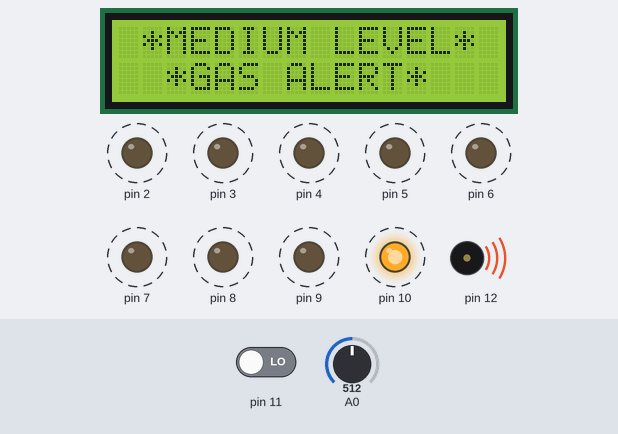
The sketch below on a simulated Arduino Uno, built with avr-gcc and run on an emulated ATmega328P. Shown: 16×2 character LCD, output pins drawn as LEDs (lit = HIGH), buzzer (waves = sounding). Dashed ring = blinking. The test bench sets the inputs (shaded band); at power-on: A0 = 512, pin 11 LOW.

Above: at 1.2 s.
1.3 s: A0 set to 419
At 1.54 s:
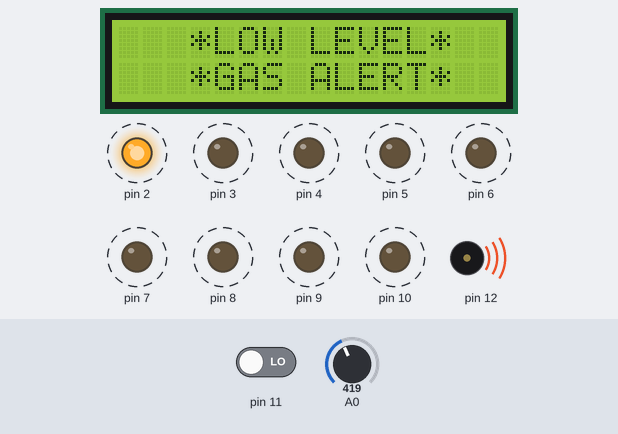
3.2 s: A0 set to 391
At 4.5 s:
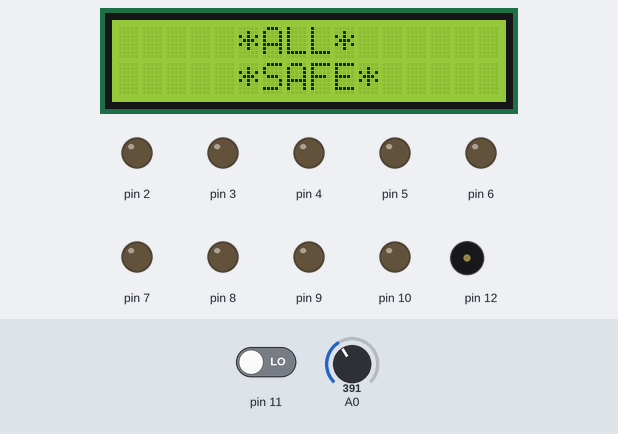
5.3 s: pin 11 driven HIGH
At 5.46 s:
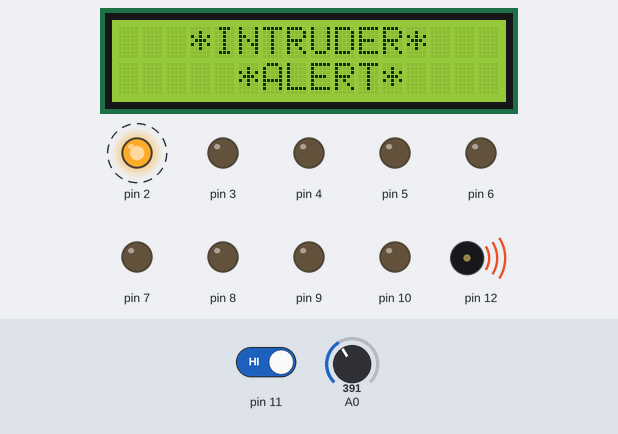
7.2 s: A0 set to 560
At 9.68 s:
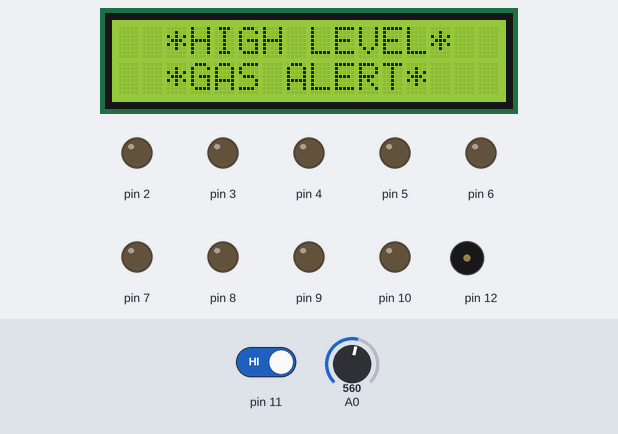
10.4 s: A0 set to 440
12.0 s: A0 set to 390
Timing chart, 0 to 14.6 s (numbered marks = the images above; inputs shaded):
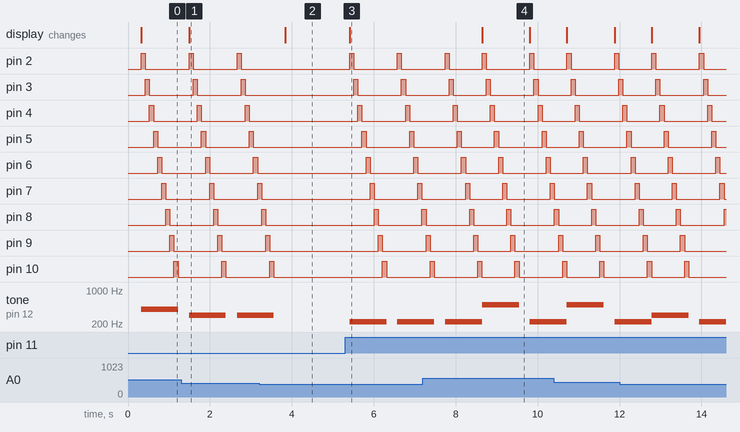

The sketch:

ProiectAD_SISTEM_DE_ALARMA.ino
```cpp
#include <LiquidCrystal.h>

int pirsensor = 0;
int gassensor = 0;
LiquidCrystal lcd(13, A1, A2, A3, A4, A5);

void setup()
{
  //-------------------------Leds-----------------------------
  pinMode(1, OUTPUT);
  pinMode(2, OUTPUT);
  pinMode(3, OUTPUT);
  pinMode(4, OUTPUT);
  pinMode(5, OUTPUT);
  pinMode(6, OUTPUT);
  pinMode(7, OUTPUT);
  pinMode(8, OUTPUT);
  pinMode(9, OUTPUT);
  pinMode(10, OUTPUT);

  //-----------------------PIR sensor-------------------------
  pinMode(11, INPUT);

  //-----------------------Gas sensor-------------------------
  Serial.begin(9600);

  //--------------------------Piezo---------------------------
  pinMode(12, OUTPUT);

  //---------------------------LCD----------------------------
  lcd.begin(16, 2);
}

void loop()
{
  //----------------delay for BIBO BIBO effect----------------
  delay(250);

  pirsensor = digitalRead(11);
  gassensor = analogRead(A0);

  //--------------PIR sensor for motion detection-------------
  //---------------------Piezo sound: 220---------------------
  if (pirsensor == HIGH)
  {
    lcd.clear();
    lcd.setCursor(3, 0);
    lcd.print("*INTRUDER*");
    lcd.setCursor(5, 1);
    lcd.print("*ALERT*");

    tone(12, 220, 900);
    digitalWrite(2, HIGH);
    delay(100);
    digitalWrite(2, LOW);
    digitalWrite(3, HIGH);
    delay(100);
    digitalWrite(3, LOW);
    digitalWrite(4, HIGH);
    delay(100);
    digitalWrite(4, LOW);
    digitalWrite(5, HIGH);
    delay(100);
    digitalWrite(5, LOW);
    digitalWrite(6, HIGH);
    delay(100);
    digitalWrite(6, LOW);
    digitalWrite(7, HIGH);
    delay(100);
    digitalWrite(7, LOW);
    digitalWrite(8, HIGH);
    delay(100);
    digitalWrite(8, LOW);
    digitalWrite(9, HIGH);
    delay(100);
    digitalWrite(9, LOW);
    digitalWrite(10, HIGH);
    delay(100);
    digitalWrite(10, LOW);
  }
  else
  {
    lcd.clear();
    lcd.setCursor(5, 0);
    lcd.print("*ALL*");
    lcd.setCursor(5, 1);
    lcd.print("*SAFE*");

    digitalWrite(2, LOW);
    digitalWrite(3, LOW);
    digitalWrite(4, LOW);
    digitalWrite(5, LOW);
    digitalWrite(6, LOW);
    digitalWrite(7, LOW);
    digitalWrite(8, LOW);
    digitalWrite(9, LOW);
    digitalWrite(10, LOW);
  }

  //------------------Gas sensor: low level-------------------
  //--------------------Piezo sound: 300----------------------
  if (gassensor > 400 && gassensor < 450)
  {
    lcd.clear();
    lcd.setCursor(3, 0);
    lcd.print("*LOW LEVEL*");
    lcd.setCursor(3, 1);
    lcd.print("*GAS ALERT*");

    tone(12, 300, 900);
    digitalWrite(2, HIGH);
    delay(100);
    digitalWrite(2, LOW);
    digitalWrite(3, HIGH);
    delay(100);
    digitalWrite(3, LOW);
    digitalWrite(4, HIGH);
    delay(100);
    digitalWrite(4, LOW);
    digitalWrite(5, HIGH);
    delay(100);
    digitalWrite(5, LOW);
    digitalWrite(6, HIGH);
    delay(100);
    digitalWrite(6, LOW);
    digitalWrite(7, HIGH);
    delay(100);
    digitalWrite(7, LOW);
    digitalWrite(8, HIGH);
    delay(100);
    digitalWrite(8, LOW);
    digitalWrite(9, HIGH);
    delay(100);
    digitalWrite(9, LOW);
    digitalWrite(10, HIGH);
    delay(100);
    digitalWrite(10, LOW);
  }

  //-----------------Gas sensor: medium level-----------------
  //---------------------Piezo sound: 400---------------------
  if (gassensor > 450 && gassensor < 550)
  {
    lcd.clear();
    lcd.setCursor(1, 0);
    lcd.print("*MEDIUM LEVEL*");
    lcd.setCursor(2, 1);
    lcd.print("*GAS ALERT*");

    tone(12, 400, 900);
    digitalWrite(2, HIGH);
    delay(100);
    digitalWrite(2, LOW);
    digitalWrite(3, HIGH);
    delay(100);
    digitalWrite(3, LOW);
    digitalWrite(4, HIGH);
    delay(100);
    digitalWrite(4, LOW);
    digitalWrite(5, HIGH);
    delay(100);
    digitalWrite(5, LOW);
    digitalWrite(6, HIGH);
    delay(100);
    digitalWrite(6, LOW);
    digitalWrite(7, HIGH);
    delay(100);
    digitalWrite(7, LOW);
    digitalWrite(8, HIGH);
    delay(100);
    digitalWrite(8, LOW);
    digitalWrite(9, HIGH);
    delay(100);
    digitalWrite(9, LOW);
    digitalWrite(10, HIGH);
    delay(100);
    digitalWrite(10, LOW);
  }

  //------------------Gas sensor: high level------------------
  //---------------------Piezo sound: 500---------------------
  if (gassensor > 550)
  {
    lcd.clear();
    lcd.setCursor(2, 0);
    lcd.print("*HIGH LEVEL*");
    lcd.setCursor(2, 1);
    lcd.print("*GAS ALERT*");

    tone(12, 500, 900);
    digitalWrite(2, HIGH);
    delay(100);
    digitalWrite(2, LOW);
    digitalWrite(3, HIGH);
    delay(100);
    digitalWrite(3, LOW);
    digitalWrite(4, HIGH);
    delay(100);
    digitalWrite(4, LOW);
    digitalWrite(5, HIGH);
    delay(100);
    digitalWrite(5, LOW);
    digitalWrite(6, HIGH);
    delay(100);
    digitalWrite(6, LOW);
    digitalWrite(7, HIGH);
    delay(100);
    digitalWrite(7, LOW);
    digitalWrite(8, HIGH);
    delay(100);
    digitalWrite(8, LOW);
    digitalWrite(9, HIGH);
    delay(100);
    digitalWrite(9, LOW);
    digitalWrite(10, HIGH);
    delay(100);
    digitalWrite(10, LOW);
  }

  delay(10);
}
```

Measured:
- the behaviour switches between 401 and 400 on A0 (found by bisection; images 1 and 2)
- after the input at 1.3 s, the display: changes after 0.19 s (image 1)
- after the input at 3.2 s, pin 2, pin 3: stops changing and stays LOW
- after the input at 5.3 s, pin 2: alternates HIGH for 0.10 s and LOW for 1.1 s, starting after 0.11 s; pin 3: alternates HIGH for 0.10 s and LOW for 1.1 s, starting after 0.21 s
- after the input at 7.2 s, the display: changes after 1.4 s (image 4)
- by itself, pin 2–6: alternates HIGH for 0.10 s and LOW for 1.1 s
